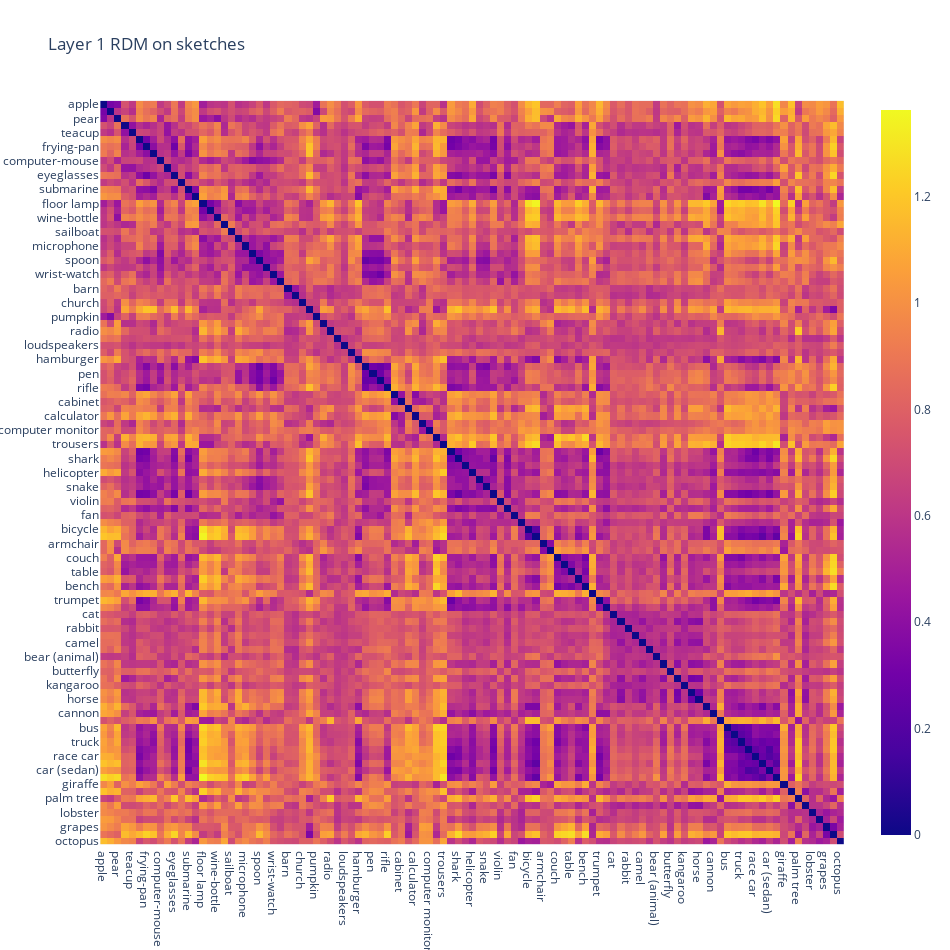
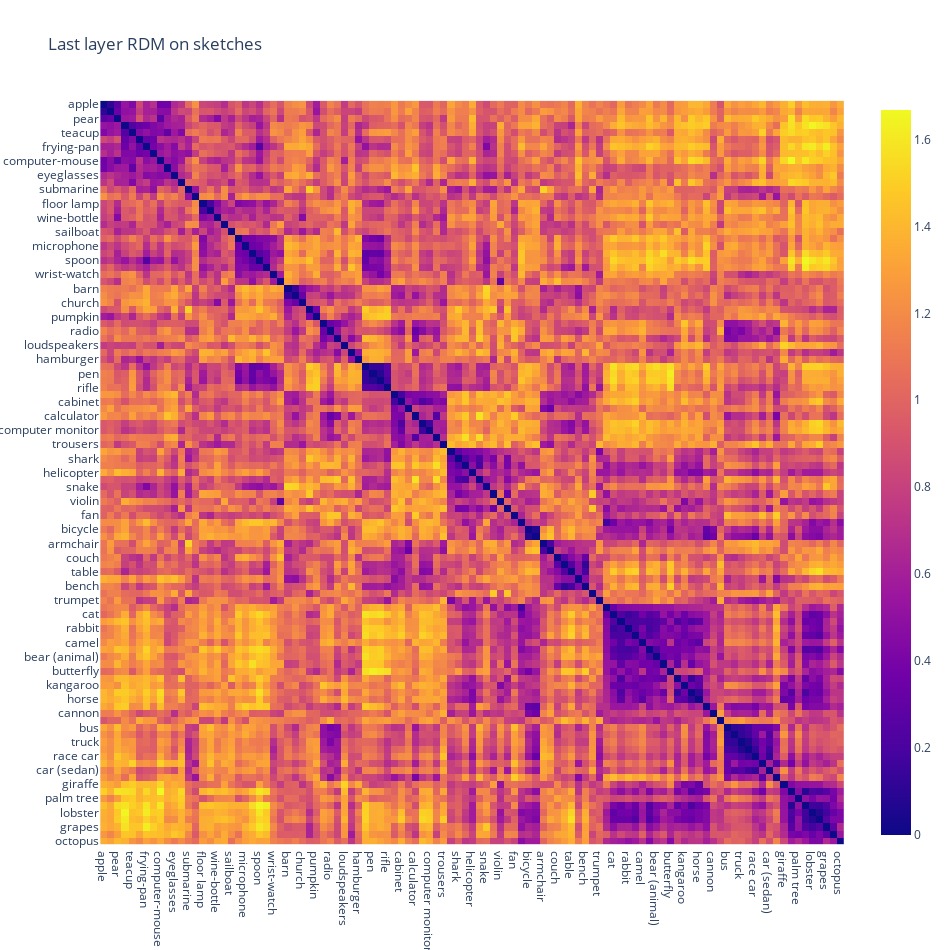
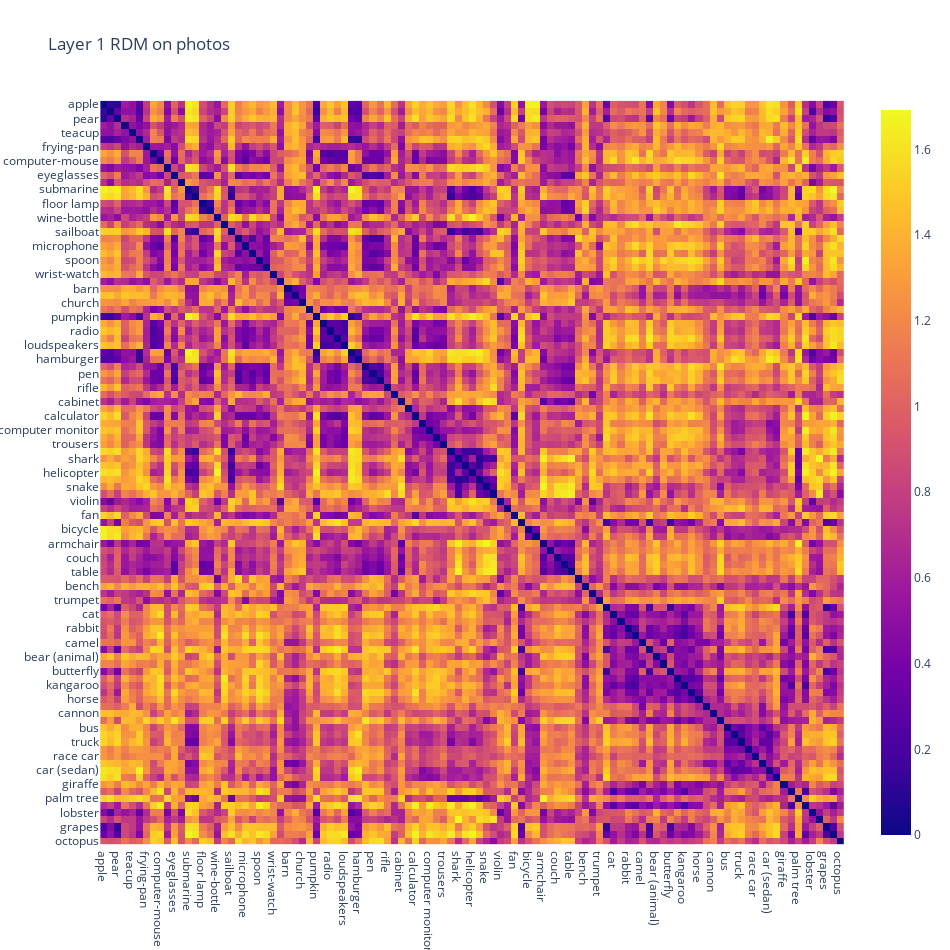
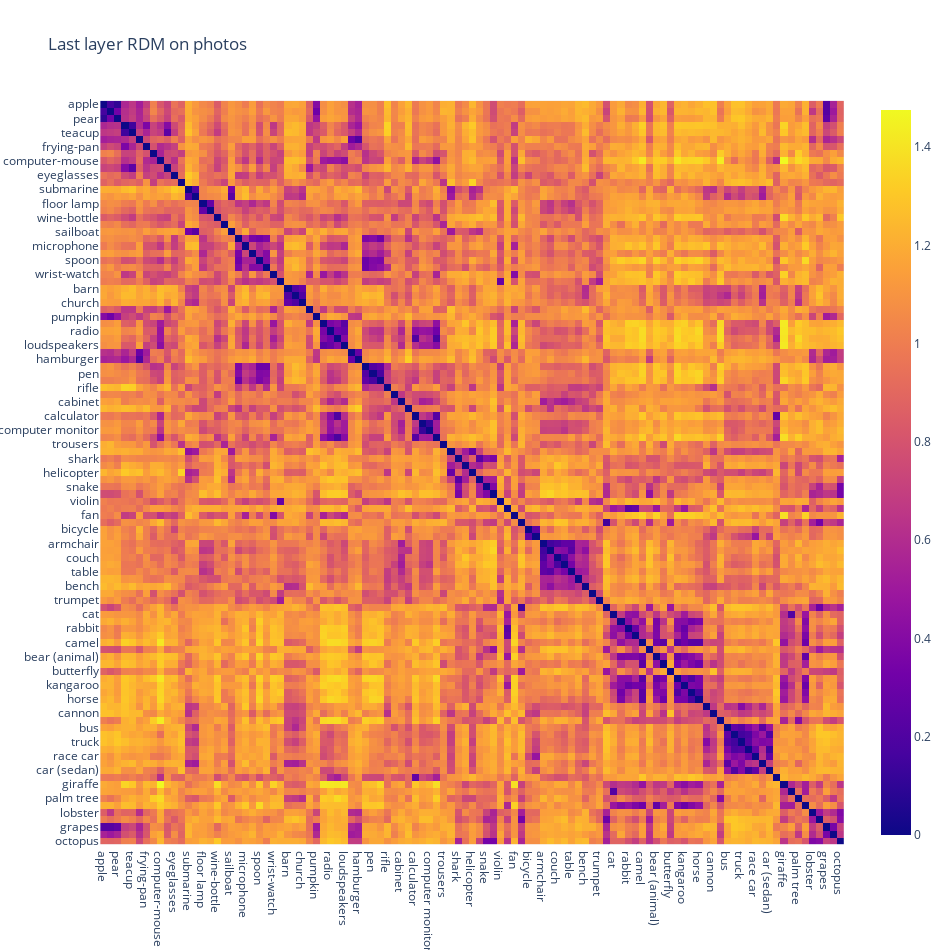

The notebook cell saved with these charts, in order:
### Code cell
draw_with_plotly(sketch_rdm_layer1, "Layer 1 RDM on sketches")
draw_with_plotly(sketch_rdm_fc6, "Last layer RDM on sketches")
draw_with_plotly(photo_rdm_layer1, "Layer 1 RDM on photos")
draw_with_plotly(photo_rdm_fc6, "Last layer RDM on photos")

### Figure 1 — Plotly figure (JSON) as saved in the notebook; plotly's stock layout.template omitted (floating-point values rounded to 4 significant figures; data arrays with more than 128 entries replaced by an {"elided": "..."} marker saying what was removed)
{"data": [{"coloraxis": "coloraxis", "hovertemplate": "x: %{x}<br>y: %{y}<br>color: %{z}<extra></extra>", "type": "heatmap", "x": ["apple", "tomato", "pear", "bowl", "teacup", "hot-dog", "frying-pan", "shoe", "computer-mouse", "teapot", "eyeglasses", "socks", "submarine", "ship", "floor lamp", "tablelamp", "wine-bottle", "t-shirt", "sailboat", "fork", "microphone", "shovel", "spoon", "hammer", "wrist-watch", "guitar", "barn", "house", "church", "grenade", "pumpkin", "camera", "radio", "telephone", "loudspeakers", "pizza", "hamburger", "knife", "pen", "screwdriver", "rifle", "bookshelf", "cabinet", "ladder", "calculator", "tv", "computer monitor", "cell phone", "trousers", "airplane", "shark", "flying bird", "helicopter", "dolphin", "snake", "fish", "violin", "mouse (animal)", "fan", "spider", "bicycle", "motorbike", "armchair", "chair", "couch", "bed", "table", "piano", "bench", "harp", "trumpet", "ant", "cat", "dog", "rabbit", "squirrel", "camel", "frog", "bear (animal)", "elephant", "butterfly", "sheep", "kangaroo", "cow", "horse", "bulldozer", "cannon", "tree", "bus", "van", "truck", "pickup truck", "race car", "train", "car (sedan)", "keyboard", "giraffe", "tiger", "palm tree", "lion", "lobster", "scorpion", "grapes", "pineapple", "octopus"], "y": ["apple", "tomato", "pear", "bowl", "teacup", "hot-dog", "frying-pan", "shoe", "computer-mouse", "teapot", "eyeglasses", "socks", "submarine", "ship", "floor lamp", "tablelamp", "wine-bottle", "t-shirt", "sailboat", "fork", "microphone", "shovel", "spoon", "hammer", "wrist-watch", "guitar", "barn", "house", "church", "grenade", "pumpkin", "camera", "radio", "telephone", "loudspeakers", "pizza", "hamburger", "knife", "pen", "screwdriver", "rifle", "bookshelf", "cabinet", "ladder", "calculator", "tv", "computer monitor", "cell phone", "trousers", "airplane", "shark", "flying bird", "helicopter", "dolphin", "snake", "fish", "violin", "mouse (animal)", "fan", "spider", "bicycle", "motorbike", "armchair", "chair", "couch", "bed", "table", "piano", "bench", "harp", "trumpet", "ant", "cat", "dog", "rabbit", "squirrel", "camel", "frog", "bear (animal)", "elephant", "butterfly", "sheep", "kangaroo", "cow", "horse", "bulldozer", "cannon", "tree", "bus", "van", "truck", "pickup truck", "race car", "train", "car (sedan)", "keyboard", "giraffe", "tiger", "palm tree", "lion", "lobster", "scorpion", "grapes", "pineapple", "octopus"], "z": {"elided": "105x105 float values"}}], "layout": {"coloraxis": {"colorscale": [[0, "#0d0887"], [0.1111, "#46039f"], [0.2222, "#7201a8"], [0.3333, "#9c179e"], [0.4444, "#bd3786"], [0.5556, "#d8576b"], [0.6667, "#ed7953"], [0.7778, "#fb9f3a"], [0.8889, "#fdca26"], [1, "#f0f921"]]}, "height": 950, "title": {"text": "Layer 1 RDM on sketches"}, "width": 950, "xaxis": {"constrain": "domain", "scaleanchor": "y"}, "yaxis": {"autorange": "reversed", "constrain": "domain"}}}

### Figure 2 — Plotly figure (JSON) as saved in the notebook; plotly's stock layout.template omitted (floating-point values rounded to 4 significant figures; data arrays with more than 128 entries replaced by an {"elided": "..."} marker saying what was removed)
{"data": [{"coloraxis": "coloraxis", "hovertemplate": "x: %{x}<br>y: %{y}<br>color: %{z}<extra></extra>", "type": "heatmap", "x": ["apple", "tomato", "pear", "bowl", "teacup", "hot-dog", "frying-pan", "shoe", "computer-mouse", "teapot", "eyeglasses", "socks", "submarine", "ship", "floor lamp", "tablelamp", "wine-bottle", "t-shirt", "sailboat", "fork", "microphone", "shovel", "spoon", "hammer", "wrist-watch", "guitar", "barn", "house", "church", "grenade", "pumpkin", "camera", "radio", "telephone", "loudspeakers", "pizza", "hamburger", "knife", "pen", "screwdriver", "rifle", "bookshelf", "cabinet", "ladder", "calculator", "tv", "computer monitor", "cell phone", "trousers", "airplane", "shark", "flying bird", "helicopter", "dolphin", "snake", "fish", "violin", "mouse (animal)", "fan", "spider", "bicycle", "motorbike", "armchair", "chair", "couch", "bed", "table", "piano", "bench", "harp", "trumpet", "ant", "cat", "dog", "rabbit", "squirrel", "camel", "frog", "bear (animal)", "elephant", "butterfly", "sheep", "kangaroo", "cow", "horse", "bulldozer", "cannon", "tree", "bus", "van", "truck", "pickup truck", "race car", "train", "car (sedan)", "keyboard", "giraffe", "tiger", "palm tree", "lion", "lobster", "scorpion", "grapes", "pineapple", "octopus"], "y": ["apple", "tomato", "pear", "bowl", "teacup", "hot-dog", "frying-pan", "shoe", "computer-mouse", "teapot", "eyeglasses", "socks", "submarine", "ship", "floor lamp", "tablelamp", "wine-bottle", "t-shirt", "sailboat", "fork", "microphone", "shovel", "spoon", "hammer", "wrist-watch", "guitar", "barn", "house", "church", "grenade", "pumpkin", "camera", "radio", "telephone", "loudspeakers", "pizza", "hamburger", "knife", "pen", "screwdriver", "rifle", "bookshelf", "cabinet", "ladder", "calculator", "tv", "computer monitor", "cell phone", "trousers", "airplane", "shark", "flying bird", "helicopter", "dolphin", "snake", "fish", "violin", "mouse (animal)", "fan", "spider", "bicycle", "motorbike", "armchair", "chair", "couch", "bed", "table", "piano", "bench", "harp", "trumpet", "ant", "cat", "dog", "rabbit", "squirrel", "camel", "frog", "bear (animal)", "elephant", "butterfly", "sheep", "kangaroo", "cow", "horse", "bulldozer", "cannon", "tree", "bus", "van", "truck", "pickup truck", "race car", "train", "car (sedan)", "keyboard", "giraffe", "tiger", "palm tree", "lion", "lobster", "scorpion", "grapes", "pineapple", "octopus"], "z": {"elided": "105x105 float values"}}], "layout": {"coloraxis": {"colorscale": [[0, "#0d0887"], [0.1111, "#46039f"], [0.2222, "#7201a8"], [0.3333, "#9c179e"], [0.4444, "#bd3786"], [0.5556, "#d8576b"], [0.6667, "#ed7953"], [0.7778, "#fb9f3a"], [0.8889, "#fdca26"], [1, "#f0f921"]]}, "height": 950, "title": {"text": "Last layer RDM on sketches"}, "width": 950, "xaxis": {"constrain": "domain", "scaleanchor": "y"}, "yaxis": {"autorange": "reversed", "constrain": "domain"}}}

### Figure 3 — Plotly figure (JSON) as saved in the notebook; plotly's stock layout.template omitted (floating-point values rounded to 4 significant figures; data arrays with more than 128 entries replaced by an {"elided": "..."} marker saying what was removed)
{"data": [{"coloraxis": "coloraxis", "hovertemplate": "x: %{x}<br>y: %{y}<br>color: %{z}<extra></extra>", "type": "heatmap", "x": ["apple", "tomato", "pear", "bowl", "teacup", "hot-dog", "frying-pan", "shoe", "computer-mouse", "teapot", "eyeglasses", "socks", "submarine", "ship", "floor lamp", "tablelamp", "wine-bottle", "t-shirt", "sailboat", "fork", "microphone", "shovel", "spoon", "hammer", "wrist-watch", "guitar", "barn", "house", "church", "grenade", "pumpkin", "camera", "radio", "telephone", "loudspeakers", "pizza", "hamburger", "knife", "pen", "screwdriver", "rifle", "bookshelf", "cabinet", "ladder", "calculator", "tv", "computer monitor", "cell phone", "trousers", "airplane", "shark", "flying bird", "helicopter", "dolphin", "snake", "fish", "violin", "mouse (animal)", "fan", "spider", "bicycle", "motorbike", "armchair", "chair", "couch", "bed", "table", "piano", "bench", "harp", "trumpet", "ant", "cat", "dog", "rabbit", "squirrel", "camel", "frog", "bear (animal)", "elephant", "butterfly", "sheep", "kangaroo", "cow", "horse", "bulldozer", "cannon", "tree", "bus", "van", "truck", "pickup truck", "race car", "train", "car (sedan)", "keyboard", "giraffe", "tiger", "palm tree", "lion", "lobster", "scorpion", "grapes", "pineapple", "octopus"], "y": ["apple", "tomato", "pear", "bowl", "teacup", "hot-dog", "frying-pan", "shoe", "computer-mouse", "teapot", "eyeglasses", "socks", "submarine", "ship", "floor lamp", "tablelamp", "wine-bottle", "t-shirt", "sailboat", "fork", "microphone", "shovel", "spoon", "hammer", "wrist-watch", "guitar", "barn", "house", "church", "grenade", "pumpkin", "camera", "radio", "telephone", "loudspeakers", "pizza", "hamburger", "knife", "pen", "screwdriver", "rifle", "bookshelf", "cabinet", "ladder", "calculator", "tv", "computer monitor", "cell phone", "trousers", "airplane", "shark", "flying bird", "helicopter", "dolphin", "snake", "fish", "violin", "mouse (animal)", "fan", "spider", "bicycle", "motorbike", "armchair", "chair", "couch", "bed", "table", "piano", "bench", "harp", "trumpet", "ant", "cat", "dog", "rabbit", "squirrel", "camel", "frog", "bear (animal)", "elephant", "butterfly", "sheep", "kangaroo", "cow", "horse", "bulldozer", "cannon", "tree", "bus", "van", "truck", "pickup truck", "race car", "train", "car (sedan)", "keyboard", "giraffe", "tiger", "palm tree", "lion", "lobster", "scorpion", "grapes", "pineapple", "octopus"], "z": {"elided": "105x105 float values"}}], "layout": {"coloraxis": {"colorscale": [[0, "#0d0887"], [0.1111, "#46039f"], [0.2222, "#7201a8"], [0.3333, "#9c179e"], [0.4444, "#bd3786"], [0.5556, "#d8576b"], [0.6667, "#ed7953"], [0.7778, "#fb9f3a"], [0.8889, "#fdca26"], [1, "#f0f921"]]}, "height": 950, "title": {"text": "Layer 1 RDM on photos"}, "width": 950, "xaxis": {"constrain": "domain", "scaleanchor": "y"}, "yaxis": {"autorange": "reversed", "constrain": "domain"}}}

### Figure 4 — Plotly figure (JSON) as saved in the notebook; plotly's stock layout.template omitted (floating-point values rounded to 4 significant figures; data arrays with more than 128 entries replaced by an {"elided": "..."} marker saying what was removed)
{"data": [{"coloraxis": "coloraxis", "hovertemplate": "x: %{x}<br>y: %{y}<br>color: %{z}<extra></extra>", "type": "heatmap", "x": ["apple", "tomato", "pear", "bowl", "teacup", "hot-dog", "frying-pan", "shoe", "computer-mouse", "teapot", "eyeglasses", "socks", "submarine", "ship", "floor lamp", "tablelamp", "wine-bottle", "t-shirt", "sailboat", "fork", "microphone", "shovel", "spoon", "hammer", "wrist-watch", "guitar", "barn", "house", "church", "grenade", "pumpkin", "camera", "radio", "telephone", "loudspeakers", "pizza", "hamburger", "knife", "pen", "screwdriver", "rifle", "bookshelf", "cabinet", "ladder", "calculator", "tv", "computer monitor", "cell phone", "trousers", "airplane", "shark", "flying bird", "helicopter", "dolphin", "snake", "fish", "violin", "mouse (animal)", "fan", "spider", "bicycle", "motorbike", "armchair", "chair", "couch", "bed", "table", "piano", "bench", "harp", "trumpet", "ant", "cat", "dog", "rabbit", "squirrel", "camel", "frog", "bear (animal)", "elephant", "butterfly", "sheep", "kangaroo", "cow", "horse", "bulldozer", "cannon", "tree", "bus", "van", "truck", "pickup truck", "race car", "train", "car (sedan)", "keyboard", "giraffe", "tiger", "palm tree", "lion", "lobster", "scorpion", "grapes", "pineapple", "octopus"], "y": ["apple", "tomato", "pear", "bowl", "teacup", "hot-dog", "frying-pan", "shoe", "computer-mouse", "teapot", "eyeglasses", "socks", "submarine", "ship", "floor lamp", "tablelamp", "wine-bottle", "t-shirt", "sailboat", "fork", "microphone", "shovel", "spoon", "hammer", "wrist-watch", "guitar", "barn", "house", "church", "grenade", "pumpkin", "camera", "radio", "telephone", "loudspeakers", "pizza", "hamburger", "knife", "pen", "screwdriver", "rifle", "bookshelf", "cabinet", "ladder", "calculator", "tv", "computer monitor", "cell phone", "trousers", "airplane", "shark", "flying bird", "helicopter", "dolphin", "snake", "fish", "violin", "mouse (animal)", "fan", "spider", "bicycle", "motorbike", "armchair", "chair", "couch", "bed", "table", "piano", "bench", "harp", "trumpet", "ant", "cat", "dog", "rabbit", "squirrel", "camel", "frog", "bear (animal)", "elephant", "butterfly", "sheep", "kangaroo", "cow", "horse", "bulldozer", "cannon", "tree", "bus", "van", "truck", "pickup truck", "race car", "train", "car (sedan)", "keyboard", "giraffe", "tiger", "palm tree", "lion", "lobster", "scorpion", "grapes", "pineapple", "octopus"], "z": {"elided": "105x105 float values"}}], "layout": {"coloraxis": {"colorscale": [[0, "#0d0887"], [0.1111, "#46039f"], [0.2222, "#7201a8"], [0.3333, "#9c179e"], [0.4444, "#bd3786"], [0.5556, "#d8576b"], [0.6667, "#ed7953"], [0.7778, "#fb9f3a"], [0.8889, "#fdca26"], [1, "#f0f921"]]}, "height": 950, "title": {"text": "Last layer RDM on photos"}, "width": 950, "xaxis": {"constrain": "domain", "scaleanchor": "y"}, "yaxis": {"autorange": "reversed", "constrain": "domain"}}}
